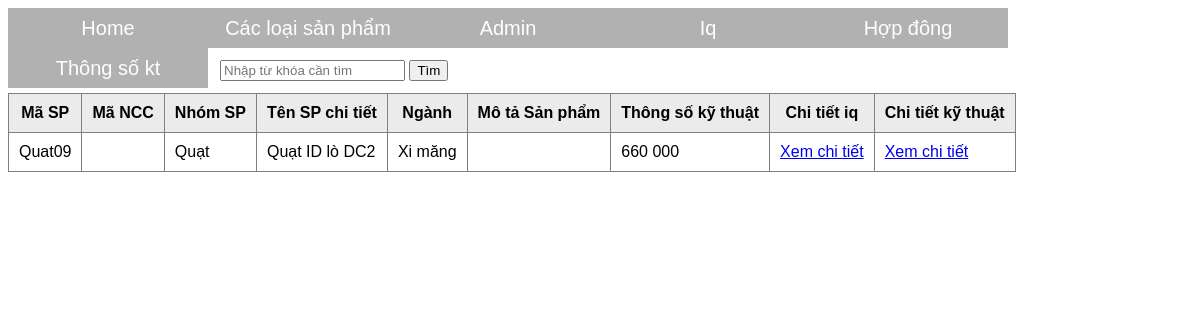
/tsktquat5.php, run on the app's committed database.
### tables this page shows
CREATE TABLE `sanpham` (
  `masp` varchar(255) NOT NULL,
  `mancc` varchar(255) NOT NULL,
  `nhomsp` varchar(255) NOT NULL,
  `tenspchitiet` varchar(255) NOT NULL,
  `nganh` varchar(255) NOT NULL,
  `motasanpham` varchar(255) NOT NULL
);

CREATE TABLE `chitiettskt` (
  `id` varchar(5) NOT NULL,
  `masp` varchar(255) DEFAULT NULL,
  `idtskt` varchar(12) DEFAULT NULL,
  `giatri` varchar(41) DEFAULT NULL
);

### tsktquat5.php (the view, shortened to what this page needs)
<?php
    $conn = mysqli_connect("localhost", "root", "", "dataapp3") or die("Không kết nối được cơ sở dữ liệu");
    if (isset($_GET['q']) && !empty($_GET['q'])) {
        $keyword = $_GET['q'];
    }else{
        $sql = "SELECT * FROM sanpham JOIN chitiettskt ON sanpham.masp = chitiettskt.masp WHERE nhomsp = 'Quạt' AND giatri = '660 000' ";
    }
    $result = mysqli_query($conn, $sql);
?>
<!DOCTYPE html>
<html>
<head>
    <link rel="stylesheet" type="text/css" href="style.css">
</head>
<body>
          <ul>
        <li><a href="index.php">Home</a></li>
        <li><a href="">Các loại sản phẩm</a>
        </li>
        <li><a href="">Admin</a>
        </li>
        <li><a href="iq.php">Iq</a></li>
        <li><a href="hopdong.php">Hợp đông</a></li>
                <li><a href="">Thông số kt</a>
        </li>
    </ul>
    <table class="search-form" cellpadding="10">
        <tr>
            <td>
                <form action="" method="get">
                    <input type="text" name="q" placeholder="Nhập từ khóa cần tìm" value="<?php if(isset($_GET['q']))?>" />
                    <input type="submit" value="Tìm">
                </form>
            </td>
        </tr>
    </table>
    <table class="list" border="1" cellpadding="10">
          <tr>
            <th>Mã SP</th>
            <th>Mã NCC</th>
            <th>Nhóm SP</th>
            <th>Tên SP chi tiết</th>
            <th>Ngành</th>
            <th>Mô tả Sản phẩm</th>
            <th>Thông số kỹ thuật</th>
            <th>Chi tiết iq</th>
            <th>Chi tiết kỹ thuật</th>
        </tr>
        <?php
           while ($row = mysqli_fetch_assoc($result)) {
            ?>
        <tr>
            <td><?php echo $row['masp']; ?></td>
            <td><?php echo $row['mancc']; ?></td>
            <td><?php echo $row['nhomsp']; ?></td>
            <td><?php echo $row['tenspchitiet']; ?></td>
            <td><?php echo $row['nganh']; ?></td>
            <td><?php echo $row['motasanpham']; ?></td>
            <td><?php echo $row['giatri']; ?></td>
                     <form action="" method="get">
            <td><a href="./chiTiet.php?idSP=<?php echo  $row['masp'] ?>" >Xem chi tiết</a></td>
        </form>
                        <form action="" method="get">
            <td><a href="./cttskt.php?idSPKT=<?php echo  $row['masp'] ?>" >Xem chi tiết</a></td>
        </form>
        </tr>
    <?php } ?>
    </table>
</body>
</html>

### style.css (style rules this page uses)
body { background: url(); background-size: cover; font-family: arial; }
ul { margin: 0; padding: 0; list-style: none; }
ul li { float: left; width: 200px; height: 40px; background-color: darkgrey; opacity: .9; line-height: 40px; text-align: center; font-size: 20px; }
ul li a { text-decoration: none; color: white; display: block; }

### tsktquat5.php (style rules this page uses)
.list { border-collapse: collapse; }
.list tr th { background: #ebebeb; }

### data on the page
sanpham: chitiettskt.masp "Quat09", nhomsp "Quạt", tenspchitiet "Quạt ID lò DC2", nganh "Xi măng", chitiettskt.giatri "660 000"
